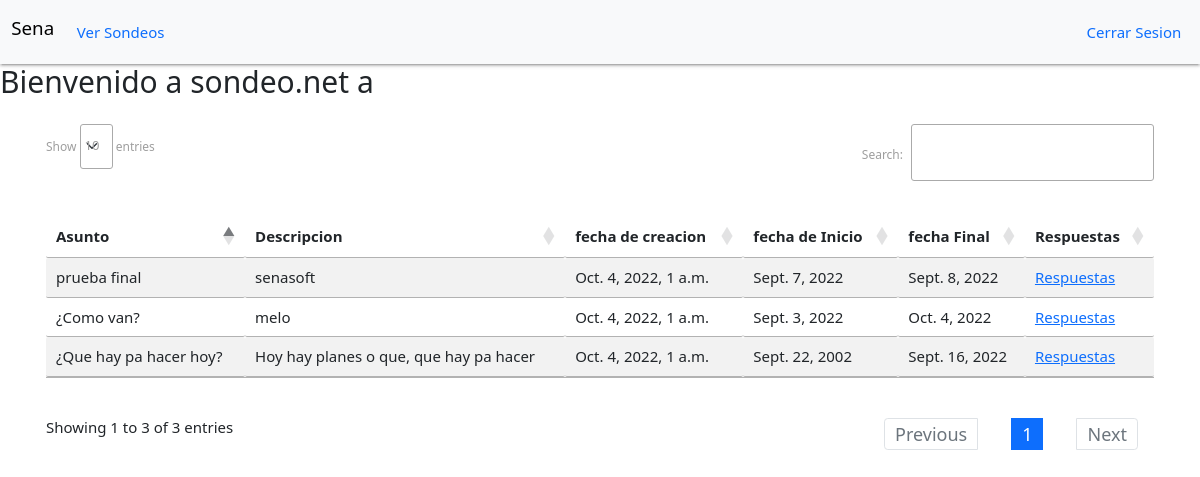
Page /sondeo/ (signed in) on the committed database.
### sondeo/models.py (models this page shows, shortened)
class Sondeos(models.Model):
    idSondeos = models.AutoField(primary_key=True)
    idAdmin = models.ForeignKey(Administradores, on_delete= models.CASCADE)
    asunto = models.CharField(max_length=100)
    descripcion = models.TextField()
    hb = (
        ('s', 'si'),
        ('n', 'no'),
    )
    habilitado = models.CharField(max_length=2, choices=hb, default="n")
    grupoPoblacional = models.CharField(max_length=100)
    comuna = models.CharField(max_length=100)
    barrio = models.CharField(max_length=100)
    imagen = models.CharField(max_length=100)
    edadMinima = models.IntegerField(default=0)
    edadMaxima = models.IntegerField(default=0)
    tematica = models.CharField(max_length=100)
    fechaPublicacion = models.DateField()
    fechaFinPublicacion = models.DateField()
    fechaCreacion = models.DateTimeField(auto_now_add=True)
    ob = (
        ('s', 'si'),
        ('n', 'no'),
    )
    obligatorio = models.CharField(max_length=2, choices=ob, default="n")

### sondeo/views.py (the view)
# urls.py: path('', views.inicio, name="inicio"),
def inicio (request):
    h=datetime.datetime.now()
    Son = Sondeos.objects.all()
    Res = Respuesta.objects.all()
    sess = request.session.get('autenticado', False)
    contexto = {'sondeos': Son, 'respuestas' : Res, 'autenticacion': sess, 'fechaToday': h}
    return render(request, "index/sondeos.html", contexto)

### sondeo/templates/index/sondeos.html (shortened to what this page needs)
{% extends 'base.html' %} {% load static %}
{% block body %}
    <h2>Bienvenido a sondeo.net {% if request.session.autenticado %}{{ request.session.autenticado.2 }}{% endif %}</h2>
    {% if sondeos %}
        <div class="container">
        <table id="example" class="table table-striped" style="width:100%">
            <thead>
                <tr>
                    <th>Asunto </th>
                    <th>Descripcion</th>
                    <th>fecha de creacion</th>
                    <th>fecha de Inicio</th>
                    <th>fecha Final</th>
                    <th>Respuestas</th>
                </tr>
            </thead>
            <tbody>
                {% if request.session.autenticado.0 == "A" %}
                    {% for sondeito in sondeos %}
                    <tr>
                        <td>{{ sondeito.asunto }}</td>
                        <td>{{ sondeito.descripcion }}</td>
                        <td>{{ sondeito.fechaCreacion }}</td>
                        <td>{{ sondeito.fechaPublicacion }}</td>
                        <td>{{ sondeito.fechaFinPublicacion }}</td>
                        <td><a href="{% url 'sondeo:mostrarRes' sondeito.idSondeos %}">Respuestas</a></td>
                    </tr>
                    {% endfor %}
                {% else %}
                    {% for sondeito in sondeos %}
                            <tr>
                                <td>{{ sondeito.asunto }}</td>
                                <td>{{ sondeito.descripcion }}</td>
                                <td>{{ fechaToday }}</td>
                                <td>{{ sondeito.fechaPublicacion }}</td>
                                <td>{{ sondeito.fechaFinPublicacion }}</td>
                                <td><a href="{% url 'sondeo:mostrarRes' sondeito.idSondeos %}">Respuestas</a></td>
                            </tr>
                    {% endfor %}
                {% endif %}
            </tbody>
        </table>
        </div>
    {% endif %}
{% endblock %}

### sondeo/static/css/style.css (style rules this page uses)
.container { padding: 16px; }

### rows in the picture
Sondeos: asunto "¿Que hay pa hacer hoy?", descripcion "Hoy hay planes o que, que hay pa hacer", fechaPublicacion "Sept. 22, 2002", fechaFinPublicacion "Sept. 16, 2022"
Sondeos: asunto "¿Como van?", descripcion "melo", fechaPublicacion "Sept. 3, 2022", fechaFinPublicacion "Oct. 4, 2022"
Sondeos: asunto "prueba final", descripcion "senasoft", fechaPublicacion "Sept. 7, 2022", fechaFinPublicacion "Sept. 8, 2022"

### other values in the picture
{{ request.session.autenticado.2 }} "a"
